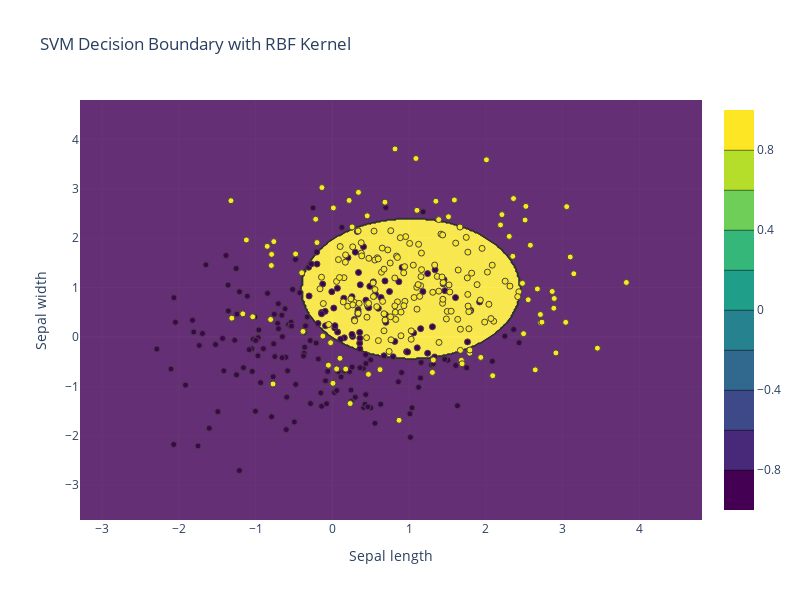

Source (notebook cell):
### Code cell
import numpy as np
import plotly.graph_objects as go

# Assuming svm, X, and y are already defined and SVM is trained

def plot_decision_boundary_plotly(svm, X, y):
    h = .02 
    x_min, x_max = X[:, 0].min() - 1, X[:, 0].max() + 1
    y_min, y_max = X[:, 1].min() - 1, X[:, 1].max() + 1
    xx, yy = np.meshgrid(np.arange(x_min, x_max, h), np.arange(y_min, y_max, h))

    # Predict on the grid
    Z = svm.predict(np.c_[xx.ravel(), yy.ravel()])
    Z = Z.reshape(xx.shape)

    # Create Plotly figure
    fig = go.Figure()

    # Add contour for decision boundary
    fig.add_trace(go.Contour(x=np.linspace(x_min, x_max, int((x_max - x_min) / h + 1)),
                             y=np.linspace(y_min, y_max, int((y_max - y_min) / h + 1)),
                             z=Z, colorscale='Viridis', opacity=0.8, name='Decision Boundary'))

    # Add scatter plot for data points
    fig.add_trace(go.Scatter(x=X[:, 0], y=X[:, 1], mode='markers',
                             marker=dict(color=y, colorscale='Viridis', line=dict(width=1)),
                             name='Data Points'))

    # Update layout
    fig.update_layout(title='SVM Decision Boundary with RBF Kernel',
                      xaxis_title='Sepal length',
                      yaxis_title='Sepal width',
                      xaxis=dict(range=[xx.min(), xx.max()]),
                      yaxis=dict(range=[yy.min(), yy.max()]),
                      width=800, height=600)

    # Display the plot
    fig.show()

plot_decision_boundary_plotly(svm, X, y)

### Figure 1 — Plotly figure (JSON) as saved in the notebook; plotly's stock layout.template omitted (floating-point values rounded to 4 significant figures; data arrays with more than 128 entries replaced by an {"elided": "..."} marker saying what was removed)
{"data": [{"colorscale": [[0, "#440154"], [0.1111, "#482878"], [0.2222, "#3e4989"], [0.3333, "#31688e"], [0.4444, "#26828e"], [0.5556, "#1f9e89"], [0.6667, "#35b779"], [0.7778, "#6ece58"], [0.8889, "#b5de2b"], [1, "#fde725"]], "name": "Decision Boundary", "opacity": 0.8, "type": "contour", "x": {"elided": "406 float values"}, "y": {"elided": "426 float values"}, "z": {"elided": "426x406 int values"}}, {"marker": {"color": {"elided": "400 int values"}, "colorscale": [[0, "#440154"], [0.1111, "#482878"], [0.2222, "#3e4989"], [0.3333, "#31688e"], [0.4444, "#26828e"], [0.5556, "#1f9e89"], [0.6667, "#35b779"], [0.7778, "#6ece58"], [0.8889, "#b5de2b"], [1, "#fde725"]], "line": {"width": 1}}, "mode": "markers", "name": "Data Points", "type": "scatter", "x": {"elided": "400 float values"}, "y": {"elided": "400 float values"}}], "layout": {"height": 600, "title": {"text": "SVM Decision Boundary with RBF Kernel"}, "width": 800, "xaxis": {"range": [-3.285, 4.815], "title": {"text": "Sepal length"}}, "yaxis": {"range": [-3.705, 4.795], "title": {"text": "Sepal width"}}}}
